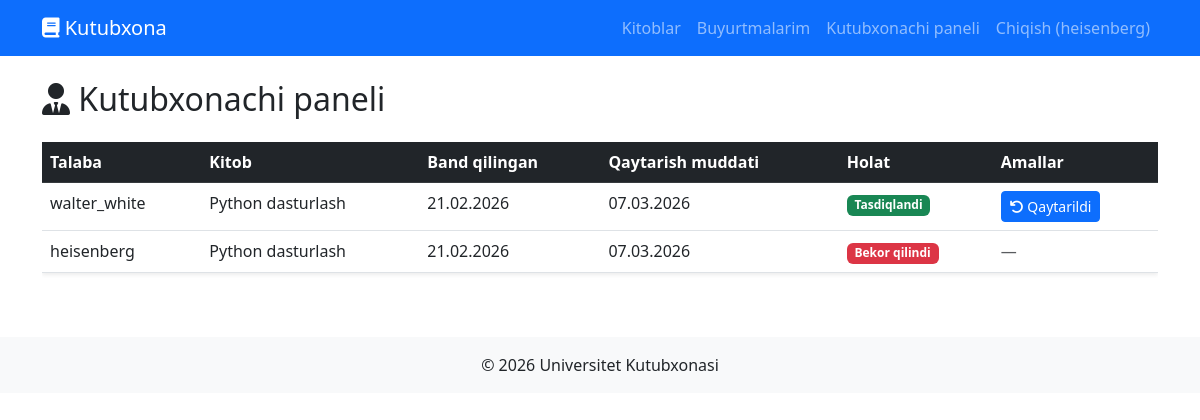
/books/librarian/ (signed in), run on the app's committed database.
### books/models.py (models this page shows, shortened)
class Booking(models.Model):
    STATUS_CHOICES = [
        ('pending', 'Kutilmoqda'),
        ('approved', 'Tasdiqlandi'),
        ('returned', 'Qaytarildi'),
        ('cancelled', 'Bekor qilindi'),
    ]
    user = models.ForeignKey(User, on_delete=models.CASCADE)
    book = models.ForeignKey(Book, on_delete=models.CASCADE)
    booked_at = models.DateTimeField(auto_now_add=True)
    due_date = models.DateField()
    returned_at = models.DateTimeField(null=True, blank=True)
    status = models.CharField(max_length=20, choices=STATUS_CHOICES, default='pending')
    @property
    def is_overdue(self):
        from django.utils import timezone
        if self.status == 'approved' and self.due_date < timezone.now().date():
            return True
        return False

class Book(models.Model):
    title = models.CharField(max_length=200)
    author = models.CharField(max_length=100)
    category = models.ForeignKey(Category, on_delete=models.SET_NULL, null=True)
    total_copies = models.IntegerField(default=1)
    available_copies = models.IntegerField(default=1)
    description = models.TextField(blank=True)
    created_at = models.DateTimeField(auto_now_add=True)

### books/views.py (the view)
# urls.py: path('librarian/', views.librarian_panel, name='librarian_panel'),
@staff_member_required
def librarian_panel(request):
    bookings = Booking.objects.all().order_by('-booked_at')
    return render(request, 'books/librarian_panel.html', {'bookings': bookings})

### templates/books/librarian_panel.html (shortened to what this page needs)
{% extends 'base.html' %}
{% block content %}
<h2 class="mb-4"><i class="fas fa-user-tie"></i> Kutubxonachi paneli</h2>
<div class="table-responsive">
    <table class="table table-hover shadow-sm">
        <thead class="table-dark">
            <tr>
                <th>Talaba</th>
                <th>Kitob</th>
                <th>Band qilingan</th>
                <th>Qaytarish muddati</th>
                <th>Holat</th>
                <th>Amallar</th>
            </tr>
        </thead>
        <tbody>
            {% for booking in bookings %}
            <tr class="{% if booking.is_overdue %}table-danger{% endif %}">
                <td>{{ booking.user.username }}</td>
                <td>{{ booking.book.title }}</td>
                <td>{{ booking.booked_at|date:"d.m.Y" }}</td>
                <td>{{ booking.due_date|date:"d.m.Y" }}</td>
                <td>
                    <span class="badge
                        {% if booking.status == 'approved' %}bg-success
                        {% elif booking.status == 'pending' %}bg-warning text-dark
                        {% elif booking.status == 'returned' %}bg-secondary
                        {% else %}bg-danger{% endif %}">
                        {{ booking.get_status_display }}
                    </span>
                </td>
                <td>
                    {% if booking.status == 'pending' %}
                        <a href="/books/librarian/{{ booking.pk }}/approve/"
                           class="btn btn-success btn-sm">
                            <i class="fas fa-check"></i> Tasdiqlash
                        </a>
                        <a href="/books/librarian/{{ booking.pk }}/cancel/"
                           class="btn btn-danger btn-sm">
                            <i class="fas fa-times"></i> Bekor
                        </a>
                    {% elif booking.status == 'approved' %}
                        <a href="/books/librarian/{{ booking.pk }}/return/"
                           class="btn btn-primary btn-sm">
                            <i class="fas fa-undo"></i> Qaytarildi
                        </a>
                    {% else %}
                        <span class="text-muted">—</span>
                    {% endif %}
                </td>
            </tr>
            {% endfor %}
        </tbody>
    </table>
</div>
{% endblock %}

### templates/base.html (shortened to what this page needs)
<!DOCTYPE html>
<html lang="uz">
<head>
    <link href="https://cdn.jsdelivr.net/npm/bootstrap@5.3.0/dist/css/bootstrap.min.css" rel="stylesheet">
    <link href="https://cdnjs.cloudflare.com/ajax/libs/font-awesome/6.4.0/css/all.min.css" rel="stylesheet">
</head>
<body>
    <nav class="navbar navbar-expand-lg navbar-dark bg-primary">
        <div class="container">
            <a class="navbar-brand" href="/">
                <i class="fas fa-book"></i> Kutubxona
            </a>
            <div class="navbar-nav ms-auto">
            {% if user.is_authenticated %}
            <a class="nav-link" href="/books/">Kitoblar</a>
            <a class="nav-link" href="/books/my/">Buyurtmalarim</a>
            {% if user.is_staff %}
            <a class="nav-link" href="/books/librarian/">Kutubxonachi paneli</a>
            {% endif %}
            <a class="nav-link" href="/logout/">Chiqish ({{ user.username }})</a>
            {% else %}
            <a class="nav-link" href="/login/">Kirish</a>
            <a class="nav-link" href="/register/">Ro'yxatdan o'tish</a>
            <a class="nav-link" href="/profile/">Profilim</a>
            {% endif %}
            </div>
        </div>
    </nav>
    <div class="container mt-4">
        {% block content %}{% endblock %}
    </div>
    <footer class="bg-light text-center py-3 mt-5">
        <p class="mb-0">© 2026 Universitet Kutubxonasi</p>
    </footer>
</body>
</html>

### data on the page
Booking: user.username "walter_white", book "Python dasturlash", booked_at "21.02.2026", due_date "07.03.2026", status "Tasdiqlandi"
Booking: user.username "heisenberg", book "Python dasturlash", booked_at "21.02.2026", due_date "07.03.2026", status "Bekor qilindi"

### other printed values
{{ user.username }} "heisenberg"
